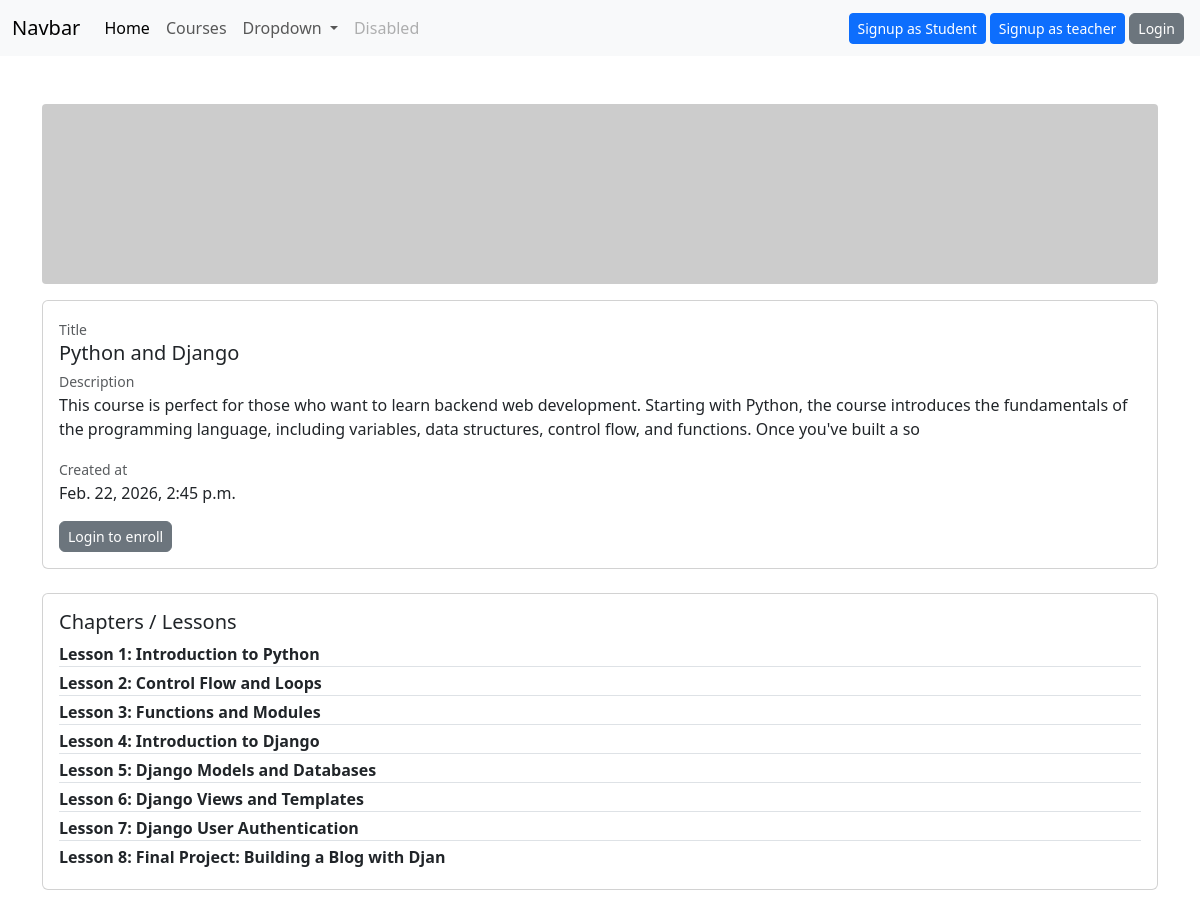
Page /course/5/course-detials on the committed database.
### course/models.py (models this page shows, shortened)
class Course(BaseModel):
    author = models.ForeignKey(User, on_delete=models.SET_NULL, null=True)
    title = models.CharField(max_length=50,null=False,blank=False)
    short_desc = models.TextField(blank=True,max_length=150)
    long_desc = models.TextField(blank=True,max_length=255)

class Lesson(BaseModel):
    course = models.ForeignKey(Course, on_delete=models.CASCADE, related_name='lessons')
    title = models.CharField(max_length=50,null=True,blank=True)
    content = models.TextField(blank=False, max_length=560)
    video_link = models.URLField(blank=True,null=True)

### course/views.py (the view)
# urls.py: path('<int:pk>/course-detials',CourseDetail.as_view(), name='course_details'),
class CourseDetail(DetailView):
    context_object_name = "course"
    template_name = 'course/details.html'
    def get_object(self,queryset=None):
        return get_object_or_404(Course, pk=self.kwargs['pk'])
    def get_context_data(self, **kwargs):
        context = super().get_context_data(**kwargs)
        course_id = self.kwargs['pk']
        user = self.request.user
        enrollment = None
        if user.is_authenticated:
            enrollment = Enrollments.objects.filter(
                student=user,
                course_id=course_id
            ).first()
        if enrollment:
            course_lessons = Lesson.objects.filter(course_id=course_id).annotate(
                user_progress=FilteredRelation(
                    'lessonprogress',
                    condition=Q(lessonprogress__enrollment=enrollment)
                )
            ).select_related('user_progress').order_by('created_at')
        else:
            course_lessons = Lesson.objects.filter(course_id=course_id).order_by('created_at')
        context['course_lesson'] = course_lessons
        context['is_enrolled'] = bool(enrollment)
        return context

### templates/course/details.html (shortened to what this page needs)
{%extends "base.html" %}
{%block content%}
  <div class="container my-5">
          <div class="card-img-top mb-3 rounded-1" style="height: 180px; background: url('https://placehold.co/180') center center/cover;">
          </div>
    <div class="row">
      <div class="col-md-12 mb-4">
        <div class="card h-100 overflow-hidden">
          <div class="card-body">
            <small class="text-muted">Title</small>
            <h5 class="card-title mb-1">{{course.title}}</h5>
            <small class="text-muted mt-2">Description</small>
            <p class="card-text ">{{course.long_desc}}
            </p>
            <small class="text-muted ">Created at</small>
            <p class="card-text mb-3">{{course.created_at}}</p>
         {% if request.user.is_authenticated and is_enrolled %}
    <p>You are enrolled in this course</p>
{% elif request.user.is_authenticated and not is_enrolled %}
    <a href="{% url 'course:course_enroll' course_id=course.id %}" class="btn btn-danger mt-auto">Enroll Now</a>
{% else %}
    <a href="{% url 'accounts:student_login' %}"
       class="btn-secondary btn btn-sm rounded-2">
        Login to enroll
    </a>
{% endif %}
          </div>
        </div>
      </div>
<div class="col-md-12 mb-4">
  <div class="card">
    <div class="card-body">
      <h5 class="card-title">Chapters / Lessons</h5>
      <ul class="list-group list-group-flush m-0 p-0 ">
        {% for lesson in course_lesson %}
        <li class="list-group-item m-0 mb-1 p-0">
<div class="d-flex justify-content-between align-items-center">
  <span class="fw-bold">{{ lesson.title|default:"No title" }}</span>
</div>
        </li>
       {%endfor%}
      </ul>
    </div>
  </div>
</div>
    </div>
  </div>
{%endblock content %}

### rows in the picture
Course: title "Python and Django", long_desc "This course is perfect for those who want to learn backend web development. Starting with Python, the course introduces the fundamentals of the programming language, including variables, data structures, control flow, and functions. Once you've built a so", created_at "Feb. 22, 2026, 2:45 p.m."
Lesson: title "Lesson 1: Introduction to Python"
Lesson: title "Lesson 2: Control Flow and Loops"
Lesson: title "Lesson 3: Functions and Modules"
Lesson: title "Lesson 4: Introduction to Django"
Lesson: title "Lesson 5: Django Models and Databases"
Lesson: title "Lesson 6: Django Views and Templates"
Lesson: title "Lesson 7: Django User Authentication"
Lesson: title "Lesson 8: Final Project: Building a Blog with Djan"
